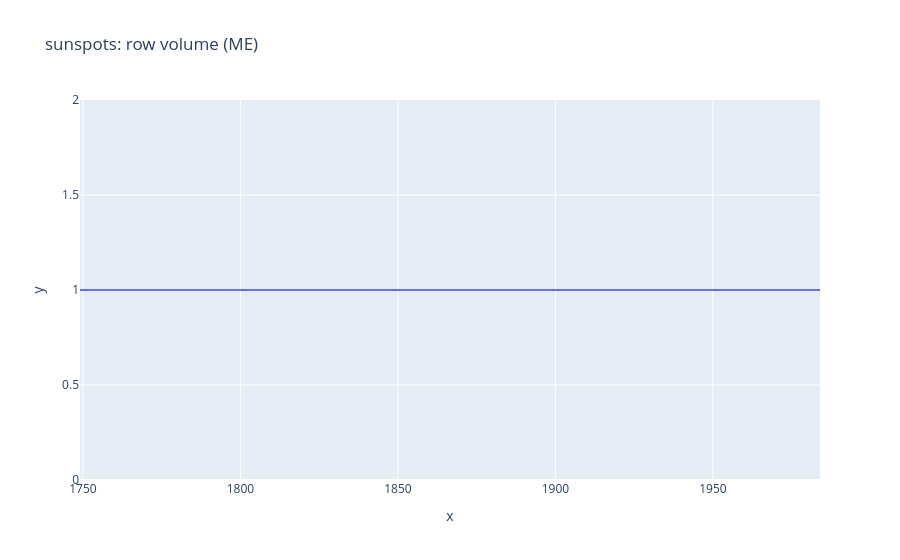

Notebook cell for this chart:
### Markdown cell above
## 20 — Volume over time
One task: row-count trend (plotly if available).

### Code cell
for name, D in DATASETS.items():
    df, TGT, DTCOL = D["df"], D["target"], D["date"]
    dc = D.get("defacto_date")
    if not dc:
        continue
    t = pd.to_datetime(df[dc], errors="coerce")
    dd = pd.DataFrame({"t": t}).dropna().sort_values("t")
    rule = "ME" if dd["t"].diff().dropna().median() >= pd.Timedelta(days=20) else "D"
    trend = dd.set_index("t").assign(n=1)["n"].resample(rule).sum()
    if HAS_PLOTLY:
        px.line(x=trend.index, y=trend.values, title=f"{name}: row volume ({rule})").show()
    else:
        plt.figure(); plt.plot(trend.index, trend.values); plt.title(f"{name}: row volume ({rule})")
        plt.tight_layout(); plt.show()

### Figure 1 — Plotly figure (JSON) as saved in the notebook; plotly's stock layout.template omitted (floating-point values rounded to 4 significant figures; data arrays with more than 128 entries replaced by an {"elided": "..."} marker saying what was removed)
{"data": [{"hovertemplate": "x=%{x}<br>y=%{y}<extra></extra>", "legendgroup": "", "line": {"color": "#636efa", "dash": "solid"}, "marker": {"symbol": "circle"}, "mode": "lines", "name": "", "showlegend": false, "type": "scattergl", "x": {"elided": "2820 str values"}, "xaxis": "x", "y": {"elided": "2820 int values"}, "yaxis": "y"}], "layout": {"legend": {"tracegroupgap": 0}, "title": {"text": "sunspots: row volume (ME)"}, "xaxis": {"anchor": "y", "domain": [0.0, 1.0], "title": {"text": "x"}}, "yaxis": {"anchor": "x", "domain": [0.0, 1.0], "title": {"text": "y"}}}}
